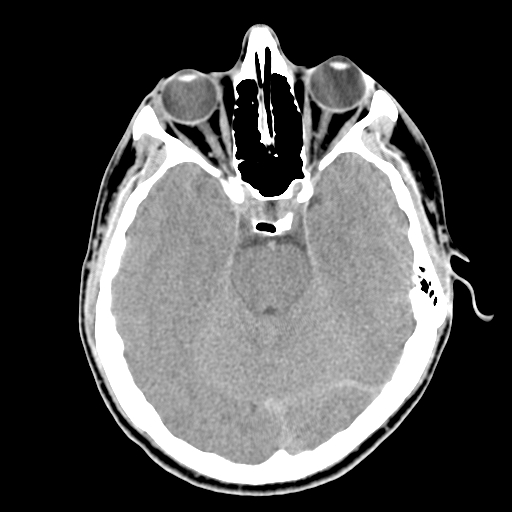
%> input picture ct_head.jpg, 512 x 512 px
$ octave PIM32.m   (GNU Octave 9; MATLAB toolbox functions it lacks are replaced by stand-ins)
%> lines starting %> are read from the running program, lines starting %| are printed output that depends on the picture
disp("PIM3.2")
ct_head=imread('ct_head.jpg');
%> ct_head is the input picture: size 512x512 uint8; min 0, max 255, mean 80.4

% Apply different filters using fspecial method
filter1 = fspecial('average', [5 5]);
filter2 = fspecial('gaussian', [5 5], 0.5);
filter3 = fspecial('laplacian');
filter4 = fspecial('sobel');
filter5 = fspecial('prewitt');

% Apply each filter to the ct_head image
filtered1 = imfilter(ct_head, filter1);
filtered2 = imfilter(ct_head, filter2);
filtered3 = imfilter(ct_head, filter3);
filtered4 = imfilter(ct_head, filter4);
filtered5 = imfilter(ct_head, filter5);
figure(1)

% Display the original and filtered images
subplot(2, 3, 1), imshow(ct_head), title('Original Image')
subplot(2, 3, 2), imshow(filtered1), title('Average Filter') %%low-pass filter
subplot(2, 3, 3), imshow(filtered2), title('Gaussian Filter') %%low-pass filter
subplot(2, 3, 4), imshow(filtered3), title('Laplacian Filter') %%high-pass filter
subplot(2, 3, 5), imshow(filtered4), title('Sobel Filter') %%high-pass filter
subplot(2, 3, 6), imshow(filtered5), title('Prewitt Filter') %%high-pass filter

%%

filtered_trans = imfilter(ct_head,transpose(filter4) );

figure(2)
subplot(1, 2, 1), imshow(filtered4), title('Sobel Filter')
subplot(1, 2, 2), imshow(filtered_trans), title('Sobel Filter transposed')

%%

im = im2double(filtered4);
im2 = im2double(filtered_trans);

result_image = sqrt(pow2(im)+pow2(im2));

figure(3)
imshow(normalize(result_image)), title('Combined image')

%%

xray=imread('xray_chest.jpg');
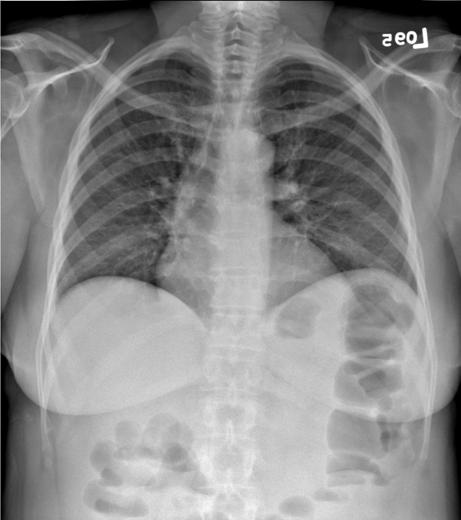
%> input picture xray_chest.jpg, 461 x 520 px
%> xray is the input picture: size 520x461 uint8; min 0, max 255, mean 136.6
k1=0.5;
k2=0.2;
k3=2;
kernel1 = fspecial('average',[3,3])*k1;
kernel2 = fspecial('average',[3,3])*k2;
kernel3 = fspecial('average',[3,3])*k3;
kernel4 = fspecial('gaussian', [5 5], 0.5);

filtered1 = imfilter(xray, kernel1);
%> filtered1: size 520x461 uint8
filtered2 = imfilter(xray, kernel2);
%> filtered2: size 520x461 uint8
filtered3 = imfilter(xray, kernel3);
%> filtered3: size 520x461 uint8
filtered4 = imfilter(xray, kernel4);
%> filtered4: size 520x461 uint8

figure(4)
subplot(2,2,1),imshow(normalize(im2double(filtered1))), title('Average filter k=0.5')
subplot(2,2,2),imshow(normalize(im2double(filtered2))), title('Average filter k=0.2')
subplot(2,2,3),imshow(normalize(im2double(filtered3))), title('Average filter k=2')
subplot(2,2,4),imshow(normalize(im2double(filtered4))), title('Gaussian Filter')
%> after `imshow(normalize(im2double(filtered4)))`:
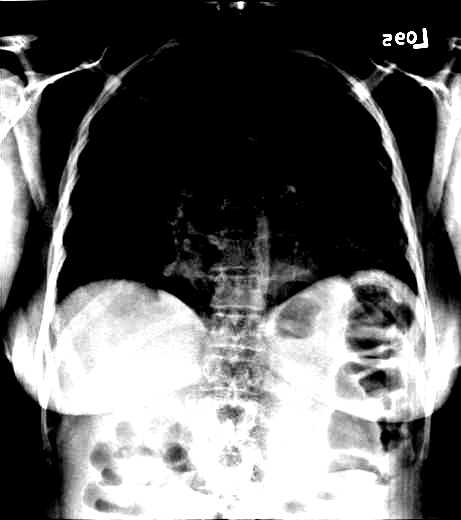
%> displayed picture: size 520x461, on the screen's scale of 0 to 255; min 0, max 255, mean 98

%%
z=8;
z1=12;
z2=30;
filter_hb = 1/9*[-1,-1,-1;-1,z,-1;-1,-1,-1];
filter_hb1 = 1/9*[-1,-1,-1;-1,z1,-1;-1,-1,-1];
filter_hb2 = 1/9*[-1,-1,-1;-1,z2,-1;-1,-1,-1];

img=im2double(imfilter(xray,filter_hb/sum(filter_hb)));
img1=im2double(imfilter(xray,filter_hb1/sum(filter_hb1)));
img2=im2double(imfilter(xray,filter_hb2/sum(filter_hb2)));

figure(5)
subplot(1,3,1), imshow(img), title('high boss filter z=8')
subplot(1,3,2), imshow(img1), title('high boss filter z=12')
subplot(1,3,3), imshow(img2), title('high boss filter z=30')

%%

im = imread('blood.tif');
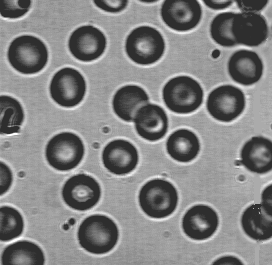
%> input picture blood.tif, 272 x 265 px
%> im is the input picture: size 265x272 uint8; min 46, max 255, mean 129.8

noise1 = imnoise(im,'salt & pepper');
noise2 = imnoise(im,'gaussian');
noise3 = imnoise(im,'speckle');

figure(6)
subplot(1,3,1), imshow(noise1), title('salt & pepper noise')
subplot(1,3,2), imshow(noise2), title('gaussian noise')
subplot(1,3,3), imshow(noise3), title('speckle noise')

%%

sp1= imnoise(im,'salt & pepper',0.02);
sp2= imnoise(im,'salt & pepper',0.05);
sp3= imnoise(im,'salt & pepper',0.1);
sp4= imnoise(im,'salt & pepper',0.2);

figure(7)
subplot(2,2,1), imshow(sp1), title('salt & pepper noise density d=0.02 ')
subplot(2,2,2), imshow(sp2), title('salt & pepper noise density d=0.05')
subplot(2,2,3), imshow(sp3), title('salt & pepper noise density d=0.1')
subplot(2,2,4), imshow(sp4), title('salt & pepper noise density d=0.2')

%%

g1= imnoise(im,'gaussian',0.02);
g2= imnoise(im,'gaussian',0.05);
g3= imnoise(im,'gaussian',0.1);
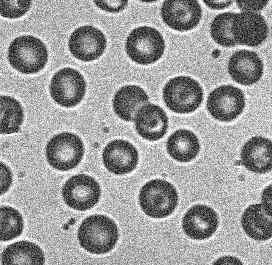
%> g3: size 265x272 uint8; min 0, max 255, mean 155
g4= imnoise(im,'gaussian',0.5);

figure(8)
subplot(2,2,1), imshow(g1), title('gaussian noise with variance 0.02 ')
subplot(2,2,2), imshow(g2), title('gaussian noise with variance 0.05')
subplot(2,2,3), imshow(g3), title('gaussian noise with variance 0.1')
subplot(2,2,4), imshow(g4), title('gaussian noise with variance 0.5')

%%

sp = imnoise(im,'salt & pepper',0.2);

filter1 = fspecial('average', [5 5]);
filter2 = fspecial('gaussian', [5 5], 0.5);
median_filter = medfilt2(sp);

filtered1 = imfilter(sp, filter1);
%> filtered1: size 265x272 uint8
filtered2 = imfilter(sp, filter2);
%> filtered2: size 265x272 uint8

figure(9)
subplot(2,2,1), imshow(sp), title('salt & pepper noise 20%')
subplot(2,2,2), imshow(filtered1), title('Average low-pass filter')
subplot(2,2,3), imshow(filtered2), title('Gaussian low-pass filter')
subplot(2,2,4), imshow(median_filter), title('Median-pass filter')

%%

median_filter = medfilt2(sp);
median2_filter = medfilt2(median_filter);

figure(10)
subplot(1,3,1), imshow(sp), title('salt & pepper noise')
subplot(1,3,2), imshow(median_filter), title('One pass median filter')
subplot(1,3,3), imshow(median2_filter), title('Two passes median filter')

%%

k=0.5;
kernel = fspecial('average',[3,3])*k1;
filter = imfilter(median2_filter,kernel);
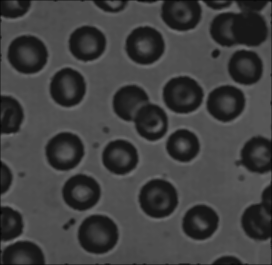
%> filter: size 265x272 uint8; min 5, max 118, mean 64.3

figure(11)
subplot(1,3,1), imshow(sp), title('salt & pepper noise')
subplot(1,3,2), imshow(median2_filter), title('Two passes median filter')
subplot(1,3,3), imshow(filter), title('Two passes median filter with unsharp masking')

%%

k1=0.5;
k2=0.2;
k3=2;
kernel1 = fspecial('average',[3,3])*k1;
kernel2 = fspecial('average',[3,3])*k2;
kernel3 = fspecial('average',[3,3])*k3;

filter1 = imfilter(median_filter,kernel);
filter2 = imfilter(median_filter,kernel2);
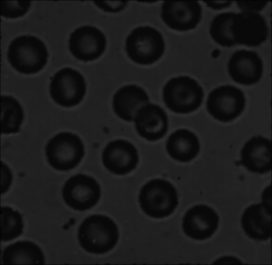
%> filter2: size 265x272 uint8; min 1, max 48, mean 25.7
filter3 = imfilter(median_filter,kernel3);
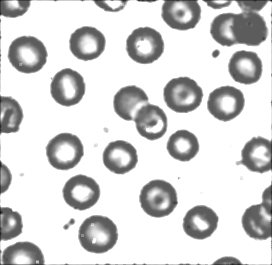
%> filter3: size 265x272 uint8; min 10, max 255, mean 211.9

figure(12)
subplot(1,3,1), imshow(filter1), title('salt & pepper noise with density 0.5')
subplot(1,3,2), imshow(filter2), title('salt & pepper noise with density 0.2')
subplot(1,3,3), imshow(filter3), title('salt & pepper noise with density 2')
